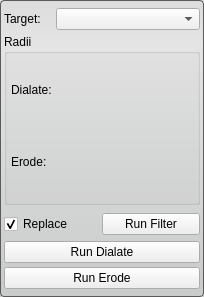
<?xml version="1.0" encoding="UTF-8"?>
<ui version="4.0">
 <class>BinaryDialateErodeFilterInterface</class>
 <widget class="QWidget" name="BinaryDialateErodeFilterInterface">
  <property name="geometry">
   <rect>
    <x>0</x>
    <y>0</y>
    <width>204</width>
    <height>297</height>
   </rect>
  </property>
  <property name="sizePolicy">
   <sizepolicy hsizetype="Preferred" vsizetype="Fixed">
    <horstretch>0</horstretch>
    <verstretch>0</verstretch>
   </sizepolicy>
  </property>
  <property name="minimumSize">
   <size>
    <width>0</width>
    <height>250</height>
   </size>
  </property>
  <property name="maximumSize">
   <size>
    <width>16777215</width>
    <height>16777215</height>
   </size>
  </property>
  <property name="baseSize">
   <size>
    <width>650</width>
    <height>0</height>
   </size>
  </property>
  <property name="windowTitle">
   <string>Binary Dialate Erode</string>
  </property>
  <property name="styleSheet">
   <string notr="true">QWidget#BinaryDialateErodeFilterInterface{
  border-radius: 4px;
  border: 1px solid rgb(90, 90, 90);
  background-color: qlineargradient(spread:pad, x1:0.5, y1:0, x2:0.5, y2:0.960227, stop:0 rgba(221, 221, 221, 255), stop:0.155779 rgba(228, 228, 228, 255), stop:1 rgba(202, 204, 204, 255));      
}</string>
  </property>
  <layout class="QVBoxLayout" name="verticalLayout_2">
   <property name="spacing">
    <number>0</number>
   </property>
   <property name="margin">
    <number>4</number>
   </property>
   <item>
    <layout class="QHBoxLayout" name="activeHLayout" stretch="1,3">
     <property name="spacing">
      <number>4</number>
     </property>
     <item>
      <widget class="QLabel" name="activeLabel">
       <property name="sizePolicy">
        <sizepolicy hsizetype="Preferred" vsizetype="Preferred">
         <horstretch>0</horstretch>
         <verstretch>0</verstretch>
        </sizepolicy>
       </property>
       <property name="text">
        <string>Target:</string>
       </property>
      </widget>
     </item>
     <item>
      <widget class="QComboBox" name="targetComboBox">
       <property name="sizePolicy">
        <sizepolicy hsizetype="Preferred" vsizetype="Fixed">
         <horstretch>0</horstretch>
         <verstretch>0</verstretch>
        </sizepolicy>
       </property>
      </widget>
     </item>
    </layout>
   </item>
   <item>
    <widget class="QGroupBox" name="radiiGroupBox">
     <property name="sizePolicy">
      <sizepolicy hsizetype="Preferred" vsizetype="Fixed">
       <horstretch>0</horstretch>
       <verstretch>0</verstretch>
      </sizepolicy>
     </property>
     <property name="minimumSize">
      <size>
       <width>0</width>
       <height>171</height>
      </size>
     </property>
     <property name="maximumSize">
      <size>
       <width>16777215</width>
       <height>16777215</height>
      </size>
     </property>
     <property name="title">
      <string>Radii</string>
     </property>
     <property name="flat">
      <bool>false</bool>
     </property>
     <layout class="QVBoxLayout" name="verticalLayout">
      <property name="spacing">
       <number>0</number>
      </property>
      <property name="leftMargin">
       <number>4</number>
      </property>
      <property name="topMargin">
       <number>0</number>
      </property>
      <property name="rightMargin">
       <number>4</number>
      </property>
      <property name="bottomMargin">
       <number>4</number>
      </property>
      <item>
       <layout class="QHBoxLayout" name="dialateHLayout_top">
        <item>
         <widget class="QLabel" name="dialateLabel">
          <property name="text">
           <string>Dialate:</string>
          </property>
         </widget>
        </item>
       </layout>
      </item>
      <item>
       <layout class="QHBoxLayout" name="dialateHLayout_bottom"/>
      </item>
      <item>
       <layout class="QHBoxLayout" name="erodeHLayout_top">
        <item>
         <widget class="QLabel" name="erodeLabel">
          <property name="text">
           <string>Erode:</string>
          </property>
         </widget>
        </item>
       </layout>
      </item>
      <item>
       <layout class="QHBoxLayout" name="erodeHLayout_bottom"/>
      </item>
     </layout>
    </widget>
   </item>
   <item>
    <layout class="QHBoxLayout" name="replaceRunLayout">
     <property name="spacing">
      <number>0</number>
     </property>
     <property name="topMargin">
      <number>4</number>
     </property>
     <property name="bottomMargin">
      <number>2</number>
     </property>
     <item>
      <widget class="QCheckBox" name="replaceCheckBox">
       <property name="sizePolicy">
        <sizepolicy hsizetype="Preferred" vsizetype="Fixed">
         <horstretch>0</horstretch>
         <verstretch>0</verstretch>
        </sizepolicy>
       </property>
       <property name="text">
        <string>Replace</string>
       </property>
       <property name="checked">
        <bool>true</bool>
       </property>
      </widget>
     </item>
     <item>
      <widget class="QPushButton" name="runButton">
       <property name="sizePolicy">
        <sizepolicy hsizetype="Preferred" vsizetype="Fixed">
         <horstretch>0</horstretch>
         <verstretch>0</verstretch>
        </sizepolicy>
       </property>
       <property name="text">
        <string>Run Filter</string>
       </property>
      </widget>
     </item>
    </layout>
   </item>
   <item>
    <widget class="QPushButton" name="dialateButton">
     <property name="sizePolicy">
      <sizepolicy hsizetype="Preferred" vsizetype="Fixed">
       <horstretch>0</horstretch>
       <verstretch>0</verstretch>
      </sizepolicy>
     </property>
     <property name="text">
      <string>Run Dialate</string>
     </property>
    </widget>
   </item>
   <item>
    <widget class="QPushButton" name="erodeButton">
     <property name="sizePolicy">
      <sizepolicy hsizetype="Preferred" vsizetype="Fixed">
       <horstretch>0</horstretch>
       <verstretch>0</verstretch>
      </sizepolicy>
     </property>
     <property name="text">
      <string>Run Erode</string>
     </property>
    </widget>
   </item>
  </layout>
 </widget>
 <resources/>
 <connections/>
</ui>
